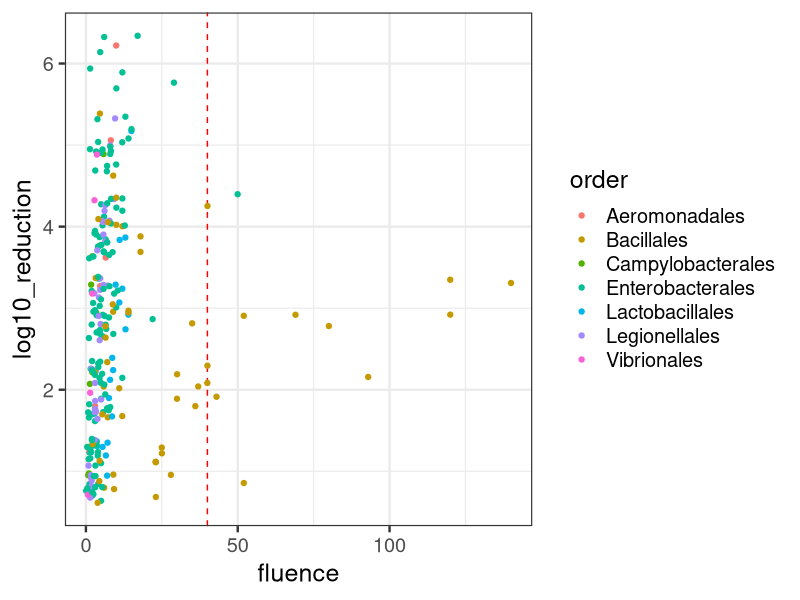
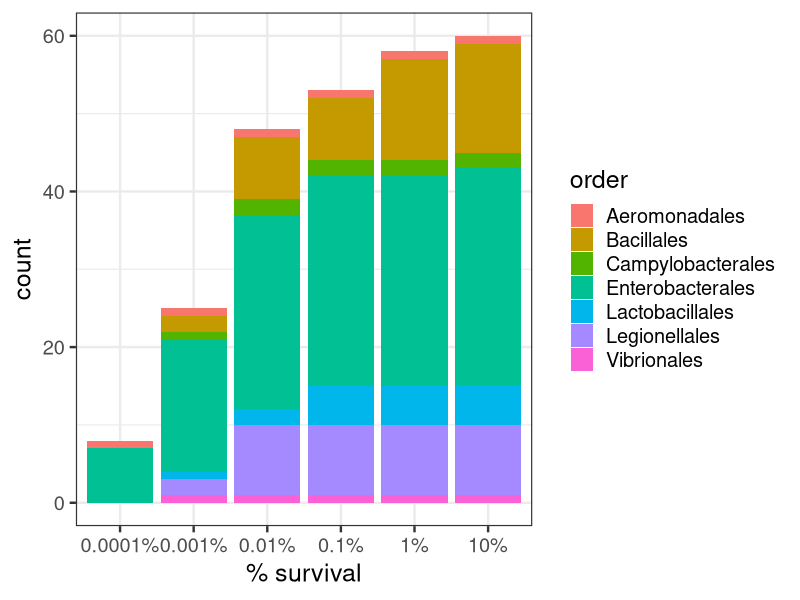
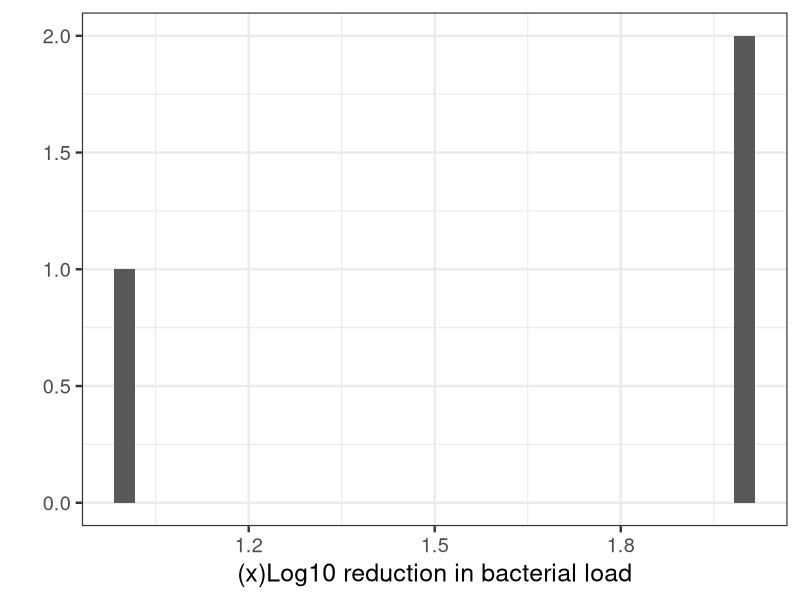

R code for these plots, in order:
## ---- chunk 1
#| label: load-packages
#| include: false
library(tidyverse)
library(scales)
setwd("~/Desktop/UV/")
## ---- chunk 2
#| label: load-data
#| include: false

remove <- c("Animalia", "Plantae","Fungi","Protozoa","Archaea","Virus")

UV <- read.csv("UV_full.csv", header=TRUE)
names(UV) <- c("kingdom", 'phyla',	'class',	'order',	'family',	'genera',	'gram',	"species",	"number",	"method",	"type",	"host",	"lamp",	"wavelength",	"1",	"2",	"3",	"4",	"5",	"6",	"protocol",	"tailing",	"antibiotic_resistant",	"reference",	"action_spectrum", "pathogen")
UV <-  pivot_longer(UV, c("1",	"2",	"3",	"4",	"5",	"6"), names_to = "log10_reduction", values_to = "fluence") %>% 
  transform(log10_reduction = as.numeric(log10_reduction)) %>% 
  filter(!is.na(fluence)) %>% 
  select("kingdom", 'phyla',	'class',	'order',	'family',	'genera',	'gram',	"species",	"number",	"method",	"type",	"host",	"lamp",	"wavelength",	"protocol",	"tailing",	"antibiotic_resistant",	"reference",	"action_spectrum", "pathogen", "log10_reduction", "fluence") %>% 
  filter(!kingdom %in% remove) %>%
  filter(pathogen == "Y") %>%
  filter(fluence >= 0 & fluence <= 500)

UV <- mutate(UV,
             percent_survival = case_when(log10_reduction == 1 ~ "10%",
                                       log10_reduction == 2 ~ "1%",
                                       log10_reduction == 3 ~ "0.1%",
                                       log10_reduction == 4 ~ "0.01%",
                                       log10_reduction == 5 ~ "0.001%",
                                       log10_reduction == 6 ~ "0.0001%"))
## ---- chunk 3
#| label: fig-scatterplot
#| fig-cap: "Log10 reduction in bacterial load at increasing UV fluence"
#| fig-width: 6
#| fig-height: 3.5

cbp1 <- c("#999999", "#E69F00", "#CC79A7", "#56B4E9",
          "#F0E442", "#0072B2", "#D55E00", "#009E73")

ggplot(UV, aes(x=fluence, y=log10_reduction)) +
  theme_bw(base_size=18) +  
  geom_vline(xintercept=40, linetype="dashed", color = "red") +
  geom_jitter(aes(col=order))
## ---- chunk 4
#| label: fig-histogram1
#| fig-cap: "Using a 40 mJ/cm lamp (or weaker), expected survival of bacteria"
#| fig-width: 6
#| fig-height: 3.5

UV_2 <- filter(UV, fluence<=40)
ggplot(UV_2, aes(x=percent_survival,fill=order)) +
  theme_bw(base_size=18) + 
  geom_bar() +
  labs(x="% survival")
## ---- chunk 5
#| label: fig-histogram2
#| fig-cap: "Using a 40 mJ/cm lamp (or greater), expected reduction in bacterial load"
#| fig-width: 6
#| fig-height: 3.5

UV_2 <- filter(UV, fluence>40 & log10_reduction <3)
ggplot(UV_2, aes(x=log10_reduction)) +
  theme_bw(base_size=18) + 
  geom_histogram() +
  labs(x="(x)Log10 reduction in bacterial load", y="")
## ---- chunk 6
#| label: scraps
#| include: false
  #geom_smooth(aes(col=kingdom),method = "lm") +
  #scale_color_manual(values=cbp1) 
  #labs(x="Log10 Reduction", y="Fluence (mJ/cm2)", title="% reduction, pathogenic species") +
  #scale_y_continuous(trans = log10_trans(), breaks = trans_breaks("log10", function(x) 10^x), labels = trans_format("log10", math_format(10^.x)))

# UV %>% 
#   select("kingdom", 'phyla',	'class',	'order',	'family',	'genera',	'gram',	"species",	"number",	"method",	"type",	"host",	"lamp",	"wavelength",	"protocol",	"tailing",	"antibiotic_resistant",	"reference",	"action_spectrum", "pathogen", "percent_reduction", "fluence") %>% 
#   filter(!kingdom %in% remove) %>%
#   #filter(!percent_reduction ==	"99.9999%") %>%
#   #filter(!percent_reduction == "99.999%") %>%
#   filter(pathogen == "Y") %>%
#   filter(kingdom == "Bacteria") %>% 
#   ggplot(aes(x=percent_reduction, y=fluence)) +
#   theme_bw(base_size=18) +  
#   geom_hline(yintercept=40, linetype="dashed", color = "red") +
#   geom_boxplot(position = position_dodge(preserve = "single")) +
#   labs(x="Percent Reduction", y="Fluence (mJ/cm2)", title="% reduction, pathogenic bacterial species") 
#   #scale_y_continuous(trans = log10_trans(), breaks = trans_breaks("log10", function(x) 10^x), labels = trans_format("log10", math_format(10^.x)))
# UV %>% 
#   filter(kingdom== "Bacteria") %>% 
#   filter(pathogen == "Y") %>% 
#   #filter(fluence > 40) %>% 
#   write.csv("bacteria3.csv")
# 
# UV_bacteria <- filter(UV, !is.na(gram))
# UV_bacteria <- filter(UV_bacteria, log_reduction =="log_2")
# 
# UV_bacteria %>% 
#   ggplot(aes(x=percent_reduction, y=fluence)) + 
#   geom_boxplot() +
#   theme_bw(base_size=18) +
#   #coord_cartesian(ylim=c(0,20)) +
#   labs(x="Percent Reduction in Bacteria", y="Fluence (mJ/cm2)")
#   #scale_y_continuous(trans = log10_trans(), breaks = trans_breaks("log10", function(x) 10^x), labels = trans_format("log10", math_format(10^.x)))
# 
# UV %>%
#   filter(species == "Listeria monocytogenes") %>%
#   ggplot(aes(x=percent_reduction, y=fluence)) +
#   geom_point(size=3) +
#   theme_bw(base_size=18) +
#   #scale_x_continuous(breaks = scales::pretty_breaks(n = 10)) +
#   geom_hline(yintercept=40, linetype="dashed", color = "red") +
#   #scale_fill_manual(values=c("#E69F00", "#56B4E9", "#009E73", "#F0E442", "#0072B2", "#D55E00", "#CC79A7")) +
#   labs(x="Reduction in Listeria monocytogenes", y="UV Fluence (mJ/cm2)")
# 
# UV %>%
#   filter(str_detect(species, "Cryptosporidium*")) %>%
#   ggplot(aes(x=percent_reduction, y=fluence)) +
#   geom_boxplot() +
#   theme_bw(base_size=18) +
#   #scale_x_continuous(breaks = scales::pretty_breaks(n = 10)) +
#   geom_hline(yintercept=40, linetype="dashed", color = "red") +
#   #scale_fill_manual(values=c("#E69F00", "#56B4E9", "#009E73", "#F0E442", "#0072B2", "#D55E00", "#CC79A7")) +
#   labs(x="Reduction in Cryptosporidium", y="UV Fluence (mJ/cm2)")
# 
# UV %>%
#   filter(str_detect(species, "Salmonella*")) %>%
#   ggplot(aes(x=percent_reduction, y=fluence)) +
#   geom_boxplot() +
#   theme_bw(base_size=18) +
#   #scale_x_continuous(breaks = scales::pretty_breaks(n = 10)) +
#   geom_hline(yintercept=40, linetype="dashed", color = "red") +
#   #scale_fill_manual(values=c("#E69F00", "#56B4E9", "#009E73", "#F0E442", "#0072B2", "#D55E00", "#CC79A7")) +
#   labs(x="Reduction in Salmonella", y="UV Fluence (mJ/cm2)")
# 
# 
# UV %>%
#   filter(str_detect(species, "Legionella*")) %>%
#   ggplot(aes(x=percent_reduction, y=fluence)) +
#   geom_boxplot() +
#   theme_bw(base_size=18) +
#   #scale_x_continuous(breaks = scales::pretty_breaks(n = 10)) +
#   geom_hline(yintercept=40, linetype="dashed", color = "red") +
#   #scale_fill_manual(values=c("#E69F00", "#56B4E9", "#009E73", "#F0E442", "#0072B2", "#D55E00", "#CC79A7")) +
#   labs(x="Reduction in Legionella", y="UV Fluence (mJ/cm2)")
# 
# 
# UV %>%
#   filter(str_detect(number, "O157.*")) %>% 
#   ggplot(aes(y=fluence, x=log10_reduction)) +
#   geom_boxplot() +
#   theme_bw(base_size=18) +
#   geom_hline(yintercept=40, linetype="dashed", color = "red") +
#   scale_y_continuous(breaks = scales::pretty_breaks(n = 10)) +
#   #scale_fill_manual(values=c("#E69F00", "#56B4E9", "#009E73", "#F0E442", "#0072B2", "#D55E00", "#CC79A7")) +
#   labs(x="Log 10 Reduction in E. coli 0157:H7", y="UV Fluence (mJ/cm2)")
# 
# UV_all <- filter(UV, log_reduction == "log_1")
# ggplot(UV_all, aes(x=kingdom, y=fluence)) + 
#   geom_jitter(aes(col=phyla)) +
#   geom_hline(yintercept=40, linetype="dashed", color = "red") +
#   labs(x="Kingdom", y="Fluence (mJ/cm2)", title="dose required for 1-log reduction") +
#   theme(legend.position = "none") +
#   scale_y_continuous(trans = log10_trans(), breaks = trans_breaks("log10", function(x) 10^x), labels = trans_format("log10", math_format(10^.x)))
# 
# ####FSA####
# FSA <- read.csv("FSA.csv", header=TRUE)
# 
# FSA %>%
#   arrange(desc(Cases_Median)) %>% 
#   mutate(Kingdom=factor(Kingdom, levels=Kingdom)) %>% 
#   ggplot(aes(x=Kingdom, y=Cases_Median)) +
#   geom_col() +
#   labs(y="Median cases in UK", x=NULL) +
#   theme_bw()
# 
# FSA %>%
#   arrange(desc(Hospital_median)) %>% 
#   mutate(Species=factor(Species, levels=Species)) %>% 
#   ggplot(aes(x=Species, y=Hospital_median)) +
#   geom_col(aes(fill=Kingdom)) +
#   labs(y="Median hospitalisations in UK", x=NULL) +
#   theme_bw() +
#   scale_y_continuous(trans = log10_trans(), breaks = trans_breaks("log10", function(x) 10^x), labels = trans_format("log10", math_format(10^.x))) +
#   theme(axis.text.x = element_text(angle = 90, vjust = 0.5, hjust=1))
# 
# FSA %>% 
#   mutate(percent=Hospital_median/Cases_Median*100) %>%
#   arrange(desc(percent)) %>% 
#   mutate(Species=factor(Species, levels=Species)) %>% 
#   ggplot(aes(x=Species, y=percent)) +
#   geom_col(aes(fill=Kingdom)) +
#   labs(y="% Hospitalisation", x=NULL) +
#   theme_bw() +
#   coord_cartesian(ylim=c(0,100)) +
#   theme(axis.text.x = element_text(angle = 90, vjust = 0.5, hjust=1))
#   
